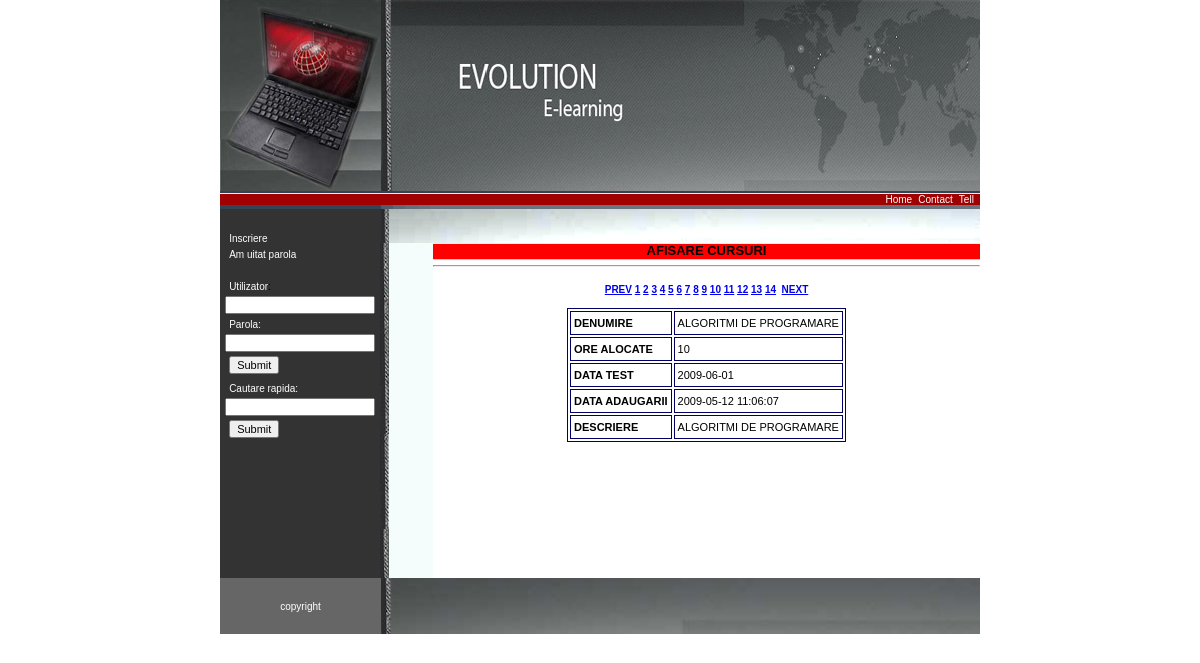
The app's page /site/cursuri.php with its own data.
### tables this page shows
CREATE TABLE `cursuri` (
  `idcurs` int(11) NOT NULL auto_increment,
  `id_user` char(255) default NULL,
  `iuser` char(255) default NULL,
  `denumire` char(255) default NULL,
  `descriere` char(255) default NULL,
  `ore_alocate` char(255) default NULL,
  `data_test` char(255) default NULL,
  `date1` char(255) default NULL,
  `link` char(255) default NULL,
  PRIMARY KEY  (`idcurs`)
);

### site/cursuri.php (called while the page is built, shortened)
<? session_start();
include_once("header.php");
include_once("menu.php");
include_once("cursuri_main.php");
include_once("footer.php");
?>

### site/cursuri_main.php (the view, shortened to what this page needs)
<link href="css/main_stylesnew.css" rel="stylesheet" type="text/css" />
<TR>
		<TD COLSPAN=2 background ="images/207_13.gif" WIDTH=53 HEIGHT=335 ALT="">
			</TD>
		<TD COLSPAN=5 align="center" valign="top" class="smallheader">
		<h2>Afisare Cursuri </h2>
		<hr />
		<?
$num = $_GET['num'];
if(empty($num))
{
$num = 1;
};
$limit = 1;
$start = ($num-1)*$limit;
$start = round($start,0);
if(isset($_REQUEST['search'] ))
{
  $query="select * from cursuri where denumire like '%".$_GET['search']."%' or descriere like '%".$_GET['search']."%' or iuser like '%".$_GET['search']."%' order by date1 LIMIT $start, $limit";
  $totalpages = mysql_num_rows(mysql_query("SELECT * from cursuri where denumire like '%".$_GET['search']."%' or descriere like '%".$_GET['search']."%' or iuser like '%".$_GET['search']."%'"));
}
else
{
$query = "SELECT * FROM cursuri ORDER by date1 LIMIT $start, $limit";
$totalpages = mysql_num_rows(mysql_query("SELECT * from cursuri"));
}
$result = mysql_query($query);
$totalpages = $totalpages / $limit;
$totalpages = round($totalpages,0);
echo "<br>";
   if($_GET['num']!=1)
   {
     $x=$_GET['num'];
	 $prev=$x-1;
    print"<a href=".$_SERVER['PHP_SELF']."?num=".$prev."&search=".$_REQUEST['search'].">PREV</a>";
   }
   else
   {
     print"PREV";
   }
    for($i = 1; $i <= $totalpages; $i++){
        if($i == $_GET['num']){
           print"<font color='red'>".$i."</font>&nbsp;";
        }
		else{
            print"<a href=".$_SERVER['PHP_SELF']."?num=".$i."&search=".$_REQUEST['search'].">$i</a> ";
        }
    } print"&nbsp;";
	  if($totalpages>$_GET['num'])
	  {
	   $x=$_GET['num'];
	 $next=$x+1;
    print"<a href=".$_SERVER['PHP_SELF']."?num=".$next."&search=".$_REQUEST['search'].">NEXT</a>";
	  }
	  else
	  {
	  print"NEXT";
	  }
		print"<br><br>";
		print'<table   border="1" align="center" cellpadding="3" cellspacing="2" bordercolor="#000066" class="introparagraph">';
		while($row=mysql_fetch_array($result))
		{
		  ?>
  <tr>
                   <td class="newstitle"><b>denumire</b></td>
                   <td class="newstitle"><? print $row['denumire'];?></td>
                </tr>
                <tr>
                   <td class="newstitle"><b>ore alocate</b></td>
                   <td class="newstitle"><? print $row['ore_alocate'];?></td>
                </tr>
                <tr>
                   <td class="newstitle"><b>data test</b></td>
                   <td class="newstitle"><? print $row['data_test'];?></td>
                </tr>
				<tr>
                   <td><b>data adaugarii</b></td>
                   <td class="newstitle"><? print $row['date1'];?></td>
                </tr>
                <tr>
                   <td><b>descriere</b></td>
                   <td class="newstitle"><? print $row['descriere'];?></td>
                </tr>
		  <?
		}
		?>
		  </table>
		<br />
		<br />
  </TD>
	</TR>

### site/css/main_stylesnew.css (style rules this page uses)
TABLE { FONT-SIZE: 11px; COLOR: #000000; FONT-FAMILY: Verdana, Arial, Helvetica, sans-serif }
TD { FONT-SIZE: 11px; COLOR: #000000; FONT-FAMILY: Verdana, Arial, Helvetica, sans-serif }
TR { FONT-SIZE: 11px; COLOR: #000000; FONT-FAMILY: Verdana, Arial, Helvetica, sans-serif }
BODY { FONT-SIZE: 11px; COLOR: #000000; FONT-FAMILY: Verdana, Arial, Helvetica, sans-serif }
BODY { BACKGROUND-COLOR: white }
H2 { PADDING-RIGHT: 4px; BORDER-TOP: #eed 1px solid; PADDING-LEFT: 4px; FONT-SIZE: 13px; BACKGROUND: #ff0000; PADDING-BOTTOM: 2px; MARGIN: 0px; COLOR: #000000; PADDING-TOP: 1px; BORDER-BOTTOM: #ccc 1px solid }
.smallheader { FONT-WEIGHT: bold; FONT-SIZE: 10px; MARGIN-BOTTOM: 0px; PADDING-BOTTOM: 0px; TEXT-TRANSFORM: uppercase; COLOR: #475F78; LINE-HEIGHT: 120% }
.introparagraph { FONT-SIZE: 13px; LINE-HEIGHT: 16px; FONT-FAMILY: Verdana, Arial, Helvetica, sans-serif }

### records on screen
cursuri: denumire "ALGORITMI DE PROGRAMARE", ore_alocate "10", data_test "2009-06-01", date1 "2009-05-12 11:06:07", descriere "ALGORITMI DE PROGRAMARE"
